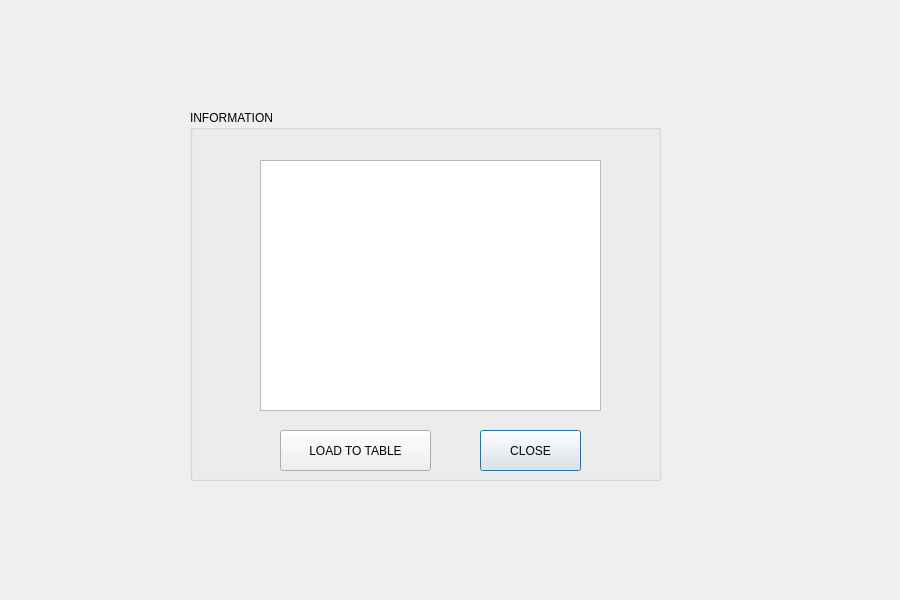
<?xml version="1.0" encoding="UTF-8"?>
<ui version="4.0">
 <class>LaborantInfo</class>
 <widget class="QDialog" name="LaborantInfo">
  <property name="geometry">
   <rect>
    <x>0</x>
    <y>0</y>
    <width>900</width>
    <height>600</height>
   </rect>
  </property>
  <property name="windowTitle">
   <string>Dialog</string>
  </property>
  <widget class="QGroupBox" name="groupBox">
   <property name="geometry">
    <rect>
     <x>190</x>
     <y>110</y>
     <width>471</width>
     <height>371</height>
    </rect>
   </property>
   <property name="title">
    <string>INFORMATION</string>
   </property>
   <widget class="QPushButton" name="pushButton_close">
    <property name="geometry">
     <rect>
      <x>290</x>
      <y>320</y>
      <width>101</width>
      <height>41</height>
     </rect>
    </property>
    <property name="text">
     <string>CLOSE</string>
    </property>
   </widget>
   <widget class="QPushButton" name="pushButton_Load_To_Table">
    <property name="geometry">
     <rect>
      <x>90</x>
      <y>320</y>
      <width>151</width>
      <height>41</height>
     </rect>
    </property>
    <property name="text">
     <string>LOAD TO TABLE</string>
    </property>
   </widget>
   <widget class="QTableView" name="tableView">
    <property name="geometry">
     <rect>
      <x>70</x>
      <y>50</y>
      <width>341</width>
      <height>251</height>
     </rect>
    </property>
   </widget>
  </widget>
 </widget>
 <resources/>
 <connections/>
</ui>
